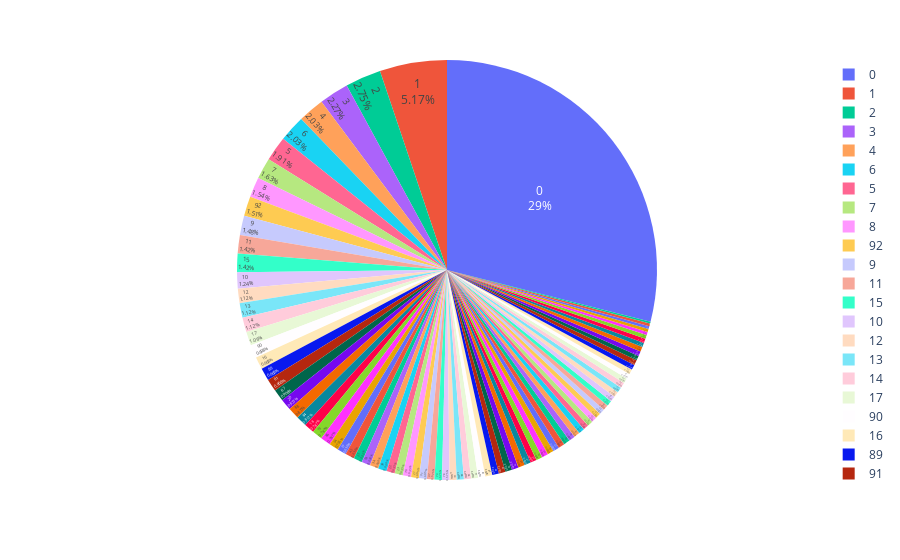

The notebook cell saved with this chart:
### Code cell
fig = px.pie(retention, values='user_id', names='retention')
fig.update_traces(textposition='inside', textinfo='percent+label')
